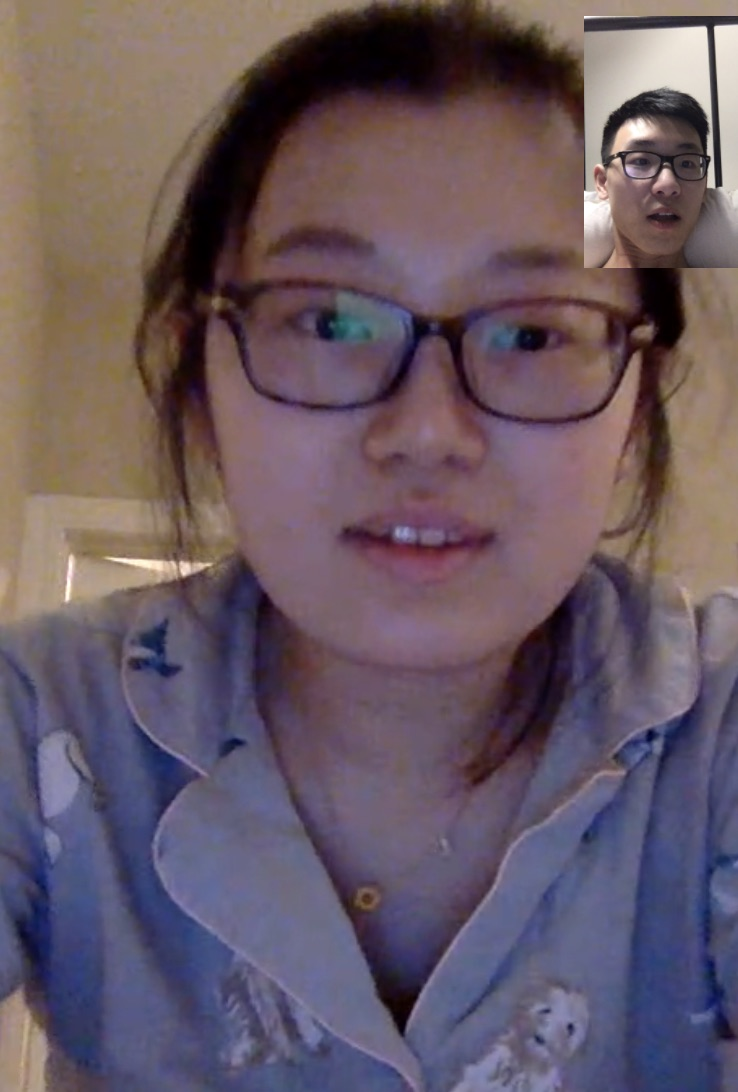
#> input picture sentdex OpenCV with Python for Image and Video Analysis/image.jpg, 738 x 1092 px
$ jupyter execute 'Image Operations - OpenCV with Python for Image and Video Analysis 4.ipynb'
#> lines starting #> are read from the running program, lines starting #| are printed output that depends on the picture; after the words box and inside, x2 and y2 are one past the last pixel; in counts of white or black regions, pixels touching at a corner belong together
[cell 1]
import numpy as np
import cv2

[cell 2]
img = cv2.imread('image.jpg', cv2.IMREAD_COLOR)
#> img is the input picture: shape (1092, 738, 3); mean B, G, R 98.8, 88.4, 103.3

# 重新定义某一点的颜色
img[55,55] = [255,255,255]
#> img: shape (1092, 738, 3); under 0.01% of pixels changed, all inside (x1, y1, x2, y2) = (55, 55, 56, 56)

# 获取某一点的颜色
px = img[55,55]
#> px = [255, 255, 255]

# 重新定义某一片的颜色
img[100:150,100:150] = [255,255,255]
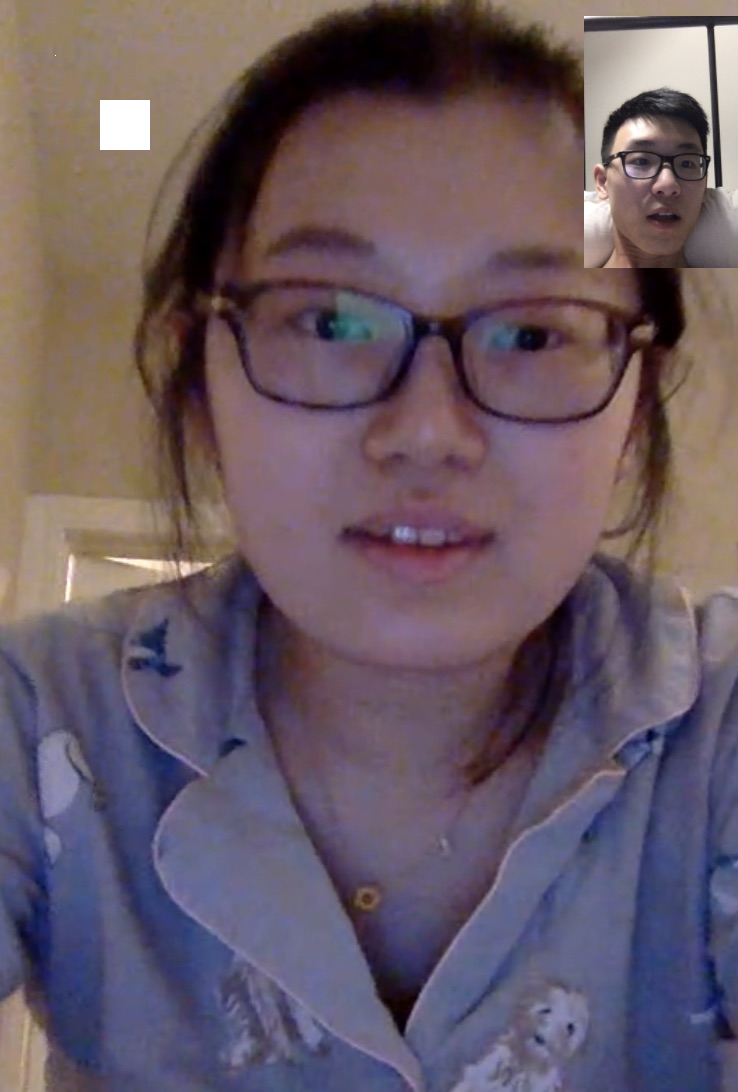
#> img: shape (1092, 738, 3); mean B, G, R 99.3, 88.8, 103.7

# 获取某一片的颜色（截取一块图像）
part_of_img = img[100:200, 200:300]
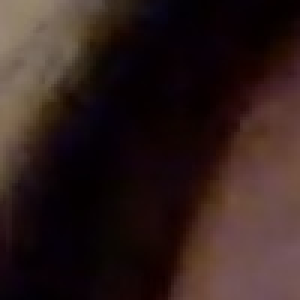
#> part_of_img: shape (100, 100, 3) (shown 3 times larger); mean B, G, R 27.4, 29.9, 46.7

# 把某一片的颜色覆盖掉
img[0:100, 0:100] = part_of_img
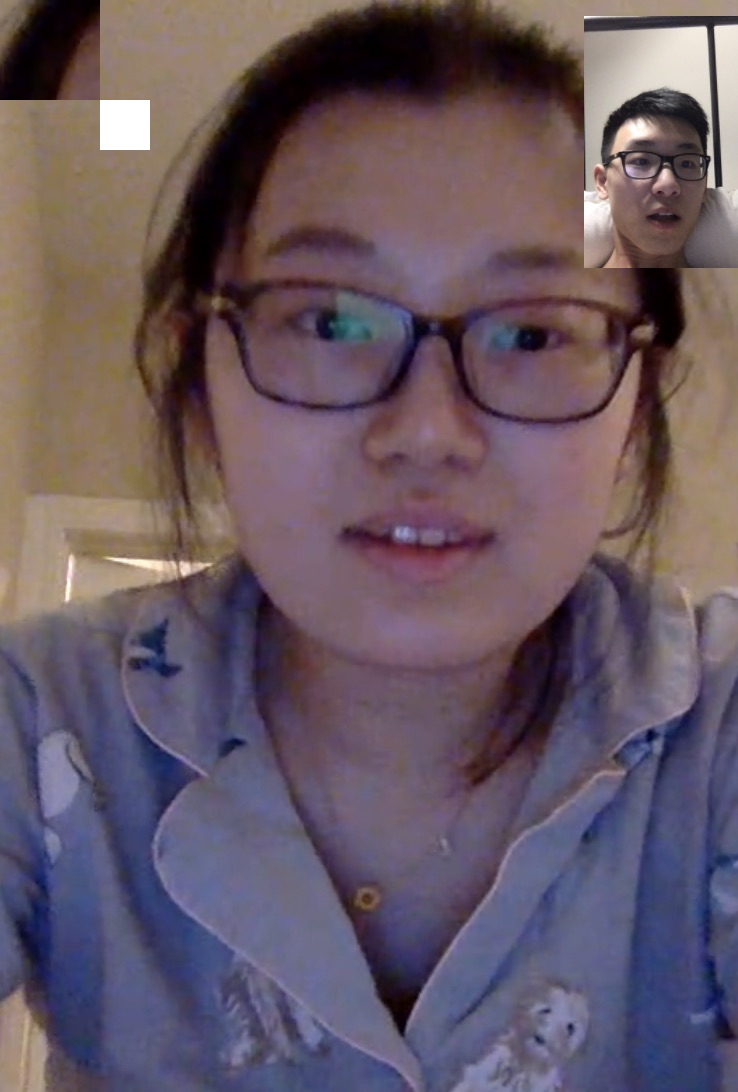
#> img: shape (1092, 738, 3); 1.24% of pixels changed, all inside (x1, y1, x2, y2) = (0, 0, 100, 100)

cv2.imshow('image', img)
cv2.waitKey(0)
cv2.destroyAllWindows()
